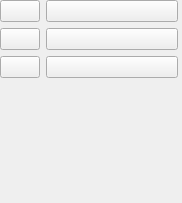
<?xml version="1.0" encoding="UTF-8"?>
<ui version="4.0">
 <class>toolbar</class>
 <widget class="QWidget" name="toolbar">
  <property name="geometry">
   <rect>
    <x>0</x>
    <y>0</y>
    <width>182</width>
    <height>203</height>
   </rect>
  </property>
  <property name="windowTitle">
   <string>Form</string>
  </property>
  <widget class="QWidget" name="formLayoutWidget">
   <property name="geometry">
    <rect>
     <x>0</x>
     <y>0</y>
     <width>178</width>
     <height>201</height>
    </rect>
   </property>
   <layout class="QFormLayout" name="formLayout">
    <item row="0" column="1">
     <widget class="QPushButton" name="Eraser">
      <property name="text">
       <string/>
      </property>
      <property name="icon">
       <iconset resource="resources.qrc">
        <normaloff>:/eraser.png</normaloff>:/eraser.png</iconset>
      </property>
      <property name="iconSize">
       <size>
        <width>50</width>
        <height>50</height>
       </size>
      </property>
     </widget>
    </item>
    <item row="1" column="0">
     <widget class="QPushButton" name="FillBucket">
      <property name="text">
       <string/>
      </property>
      <property name="icon">
       <iconset resource="resources.qrc">
        <normaloff>:/paint_bucket.png</normaloff>:/paint_bucket.png</iconset>
      </property>
      <property name="iconSize">
       <size>
        <width>50</width>
        <height>50</height>
       </size>
      </property>
     </widget>
    </item>
    <item row="1" column="1">
     <widget class="QPushButton" name="EyeDropper">
      <property name="text">
       <string/>
      </property>
      <property name="icon">
       <iconset resource="resources.qrc">
        <normaloff>:/dropper.png</normaloff>:/dropper.png</iconset>
      </property>
      <property name="iconSize">
       <size>
        <width>50</width>
        <height>50</height>
       </size>
      </property>
     </widget>
    </item>
    <item row="2" column="0">
     <widget class="QPushButton" name="Mirror">
      <property name="text">
       <string/>
      </property>
      <property name="icon">
       <iconset resource="resources.qrc">
        <normaloff>:/mirror.png</normaloff>:/mirror.png</iconset>
      </property>
      <property name="iconSize">
       <size>
        <width>50</width>
        <height>50</height>
       </size>
      </property>
     </widget>
    </item>
    <item row="0" column="0">
     <widget class="QPushButton" name="PaintBrush">
      <property name="text">
       <string/>
      </property>
      <property name="icon">
       <iconset resource="resources.qrc">
        <normaloff>:/paint_brush.png</normaloff>:/paint_brush.png</iconset>
      </property>
      <property name="iconSize">
       <size>
        <width>50</width>
        <height>50</height>
       </size>
      </property>
     </widget>
    </item>
    <item row="2" column="1">
     <widget class="QPushButton" name="Selection">
      <property name="text">
       <string/>
      </property>
      <property name="icon">
       <iconset resource="resources.qrc">
        <normaloff>:/rectangle_selection.png</normaloff>:/rectangle_selection.png</iconset>
      </property>
      <property name="iconSize">
       <size>
        <width>50</width>
        <height>50</height>
       </size>
      </property>
     </widget>
    </item>
   </layout>
  </widget>
 </widget>
 <resources>
  <include location="resources.qrc"/>
 </resources>
 <connections/>
</ui>
